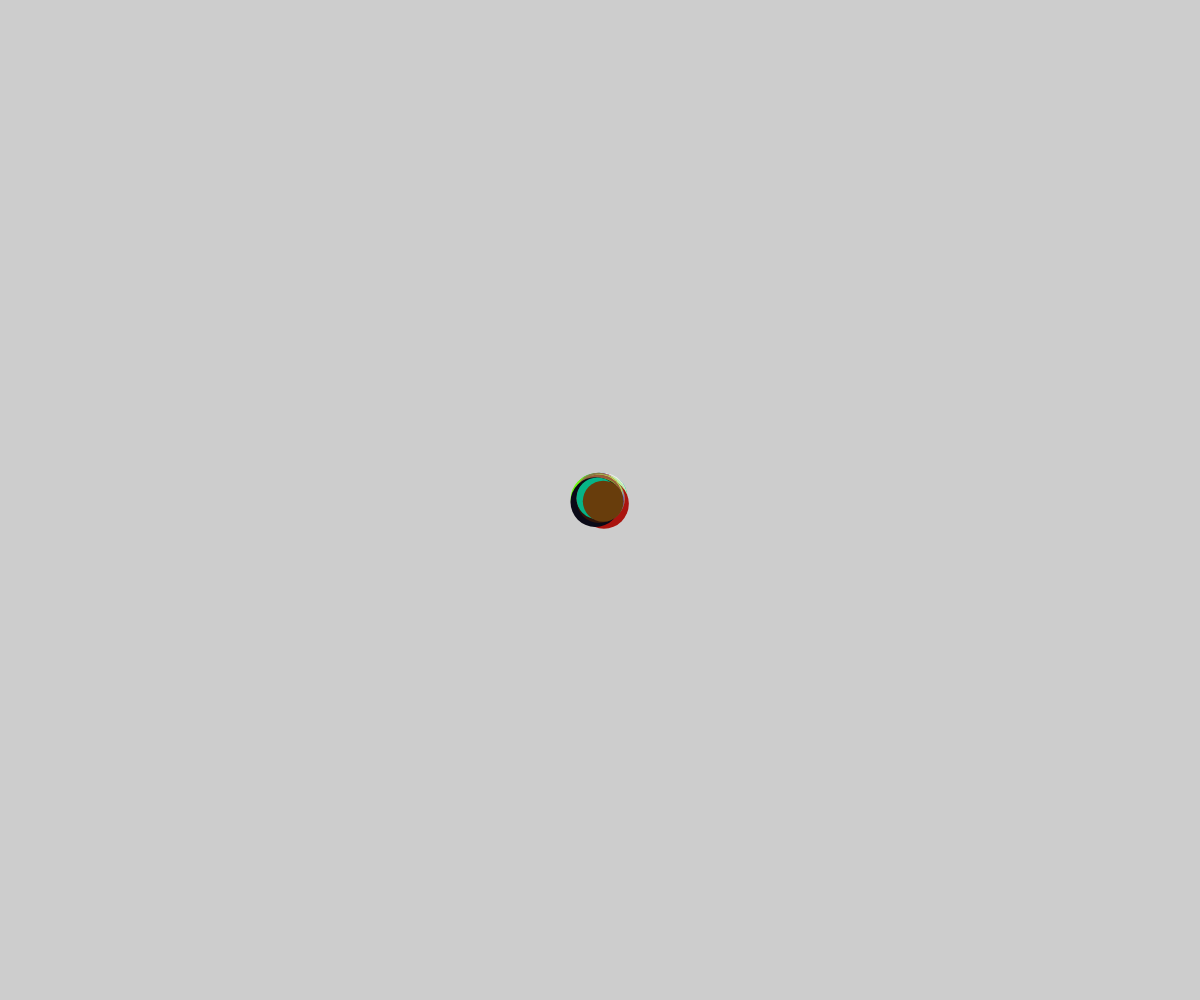
Frame 1 (no input)
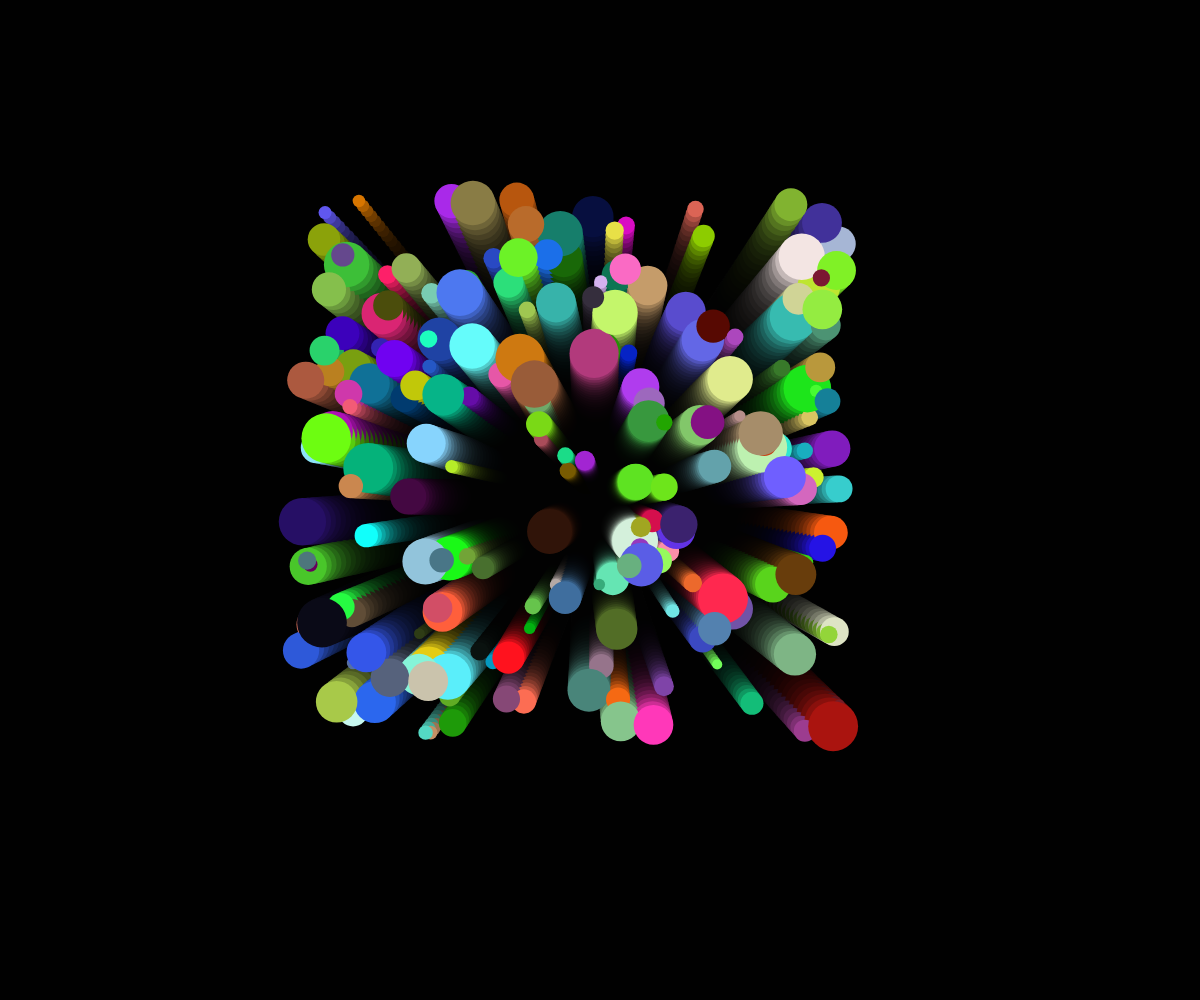
Frame 60 (no input)
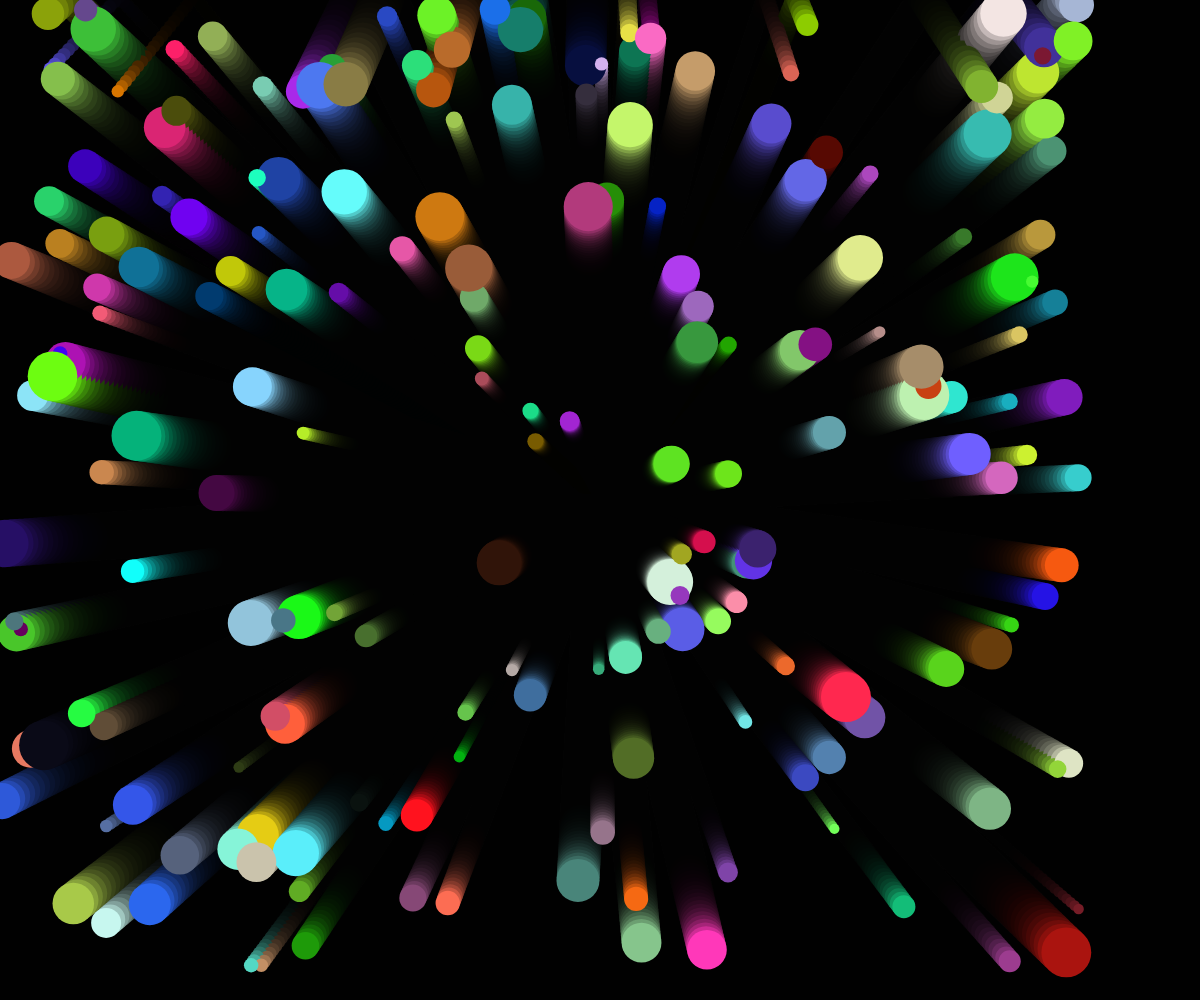
Frame 120 (the mouse pressed at the canvas centre since frame 60)

The p5.js sketch that drew these frames (run headless with seeded random() and noise() and a simulated clock; from frame 60 on, the mouse is pressed at the canvas centre):

// p5.js sketch
// ── sketch.js
//Set up how many balls we want
let ballCount = 200;
//Set up x and y position variable to equal an empty array
let x = [];
let y = [];
// Set up speed, size and color variable to equal an empty array
let xSpeed = [];
let ySpeed = [];
let size = [];
let r = [];
let b = [];
let g = [];

function setup() {
  createCanvas(windowWidth, windowHeight);
  // Create a for loop that iterates through i until it reaches the ball count value
  for (let i = 0; i <= ballCount; i++) {
    //Set x and y position to be the center
    x[i] = width / 2;
    y[i] = height / 2;
    //Set the speeds to be random
    xSpeed[i] = random(-5, 4);
    ySpeed[i] = random(-5, 4);
    //Set the size to be random
    size[i] = random(10, 50);
    //Set the colors to be random
    r[i] = random(0, 256);
    g[i] = random(0, 256);
    b[i] = random(0, 256);
  }
}

function draw() {
  background(0, 50);
  //Iterate through a new for loop to change the properties in order to animate the balls
  for (let i = 0; i < ballCount; i++) {
    //Increment speed for x position
    x[i] += xSpeed[i];
    //Increment speed for y position
    y[i] += ySpeed[i];
    //Reverse x direction if ball hits left or right sides
    if (x[i] < 0 || x[i] > width) {
      xSpeed[i] *= -1;
    }
    //Reverse y direction if ball hits top or bottom sides
    if (y[i] < 0 || y[i] > width) {
      ySpeed[i] *= -1;
    }
    //Set random R, G, B values
    fill(r[i], b[i], g[i]);
    //Style to have no strokes
    noStroke();
    //Draw the bouncing balls
    ellipse(x[i], y[i], size[i], size[i]);
  }
}
